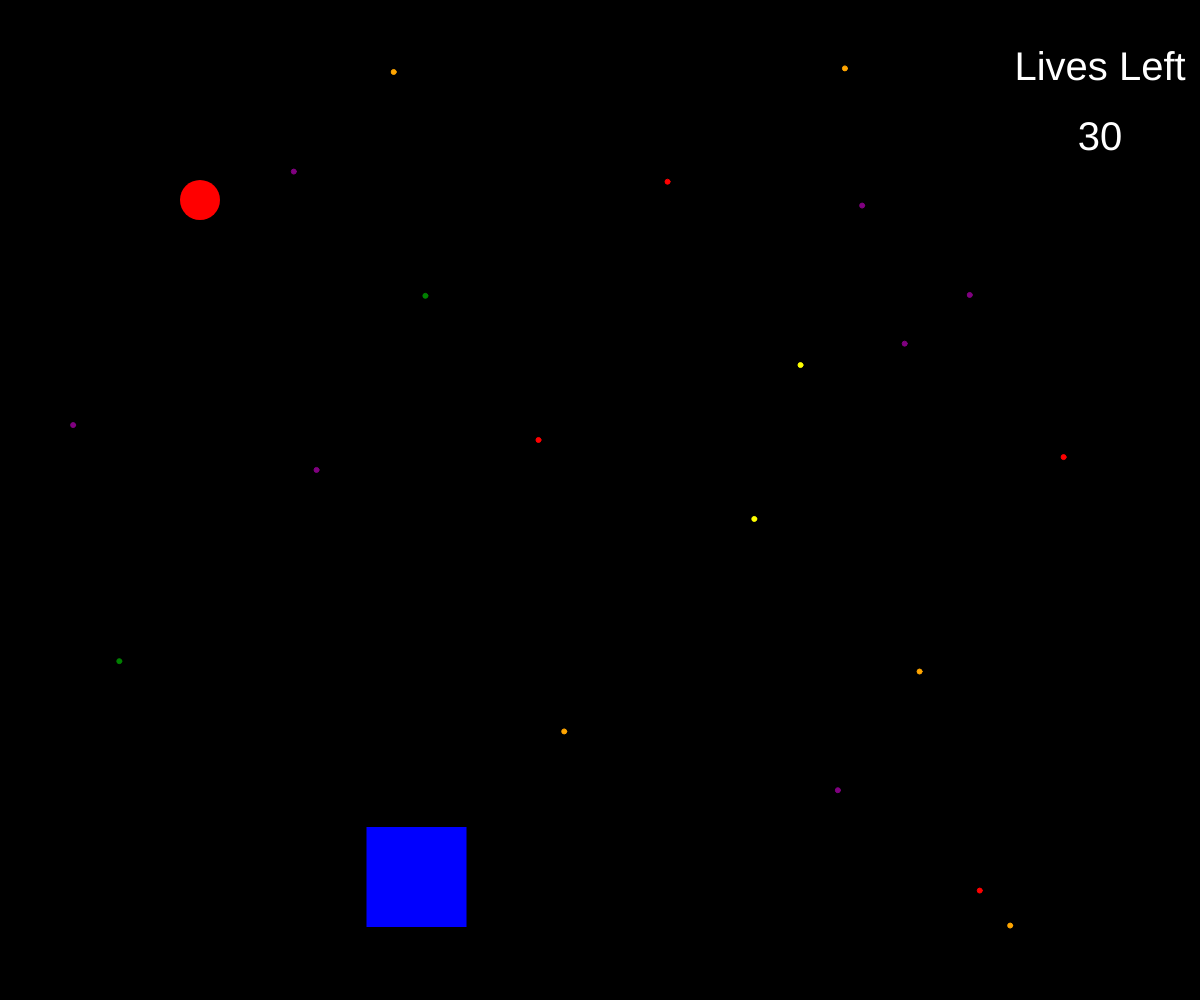
Frame 1 (no input)
Frame 60 (no input): identical to frame 1, image omitted
Frame 120 (the mouse pressed at the canvas centre since frame 60): identical to frame 1, image omitted

The p5.js sketch that drew this single still picture (run headless with seeded random() and noise() and a simulated clock; from frame 60 on, the mouse is pressed at the canvas centre):

// p5.js sketch
// ── sketch.js
// Blaviken's Lair (Version 1)
// Jienan Chen
// June 16, 2019
//
// Extra for Experts:
// - describe what you did to take this project "above and beyond"


class WeakestBoobytraps {
  constructor(x, y) {
    this.x = x;
    this.y = y;
  }

  display() {
    fill("purple");
    stroke("purple");
    ellipse(this.x, this.y, 5, 5);
  }
}

class SecondWeakestBoobytraps {
  constructor(x, y) {
    this.x = x;
    this.y = y;
  }

  display() {
    fill("orange");
    stroke("orange");
    ellipse(this.x, this.y, 5, 5);
  }
}

class MediocreBoobytraps {
  constructor(x, y) {
    this.x = x;
    this.y = y;
  }

  display() {
    ellipseMode(CENTER);
    fill("red");
    stroke("red");
    ellipse(this.x, this.y, 5, 5);
  }
}

class SecondMostPowerfulBoobytraps {
  constructor(x, y) {
    this.x = x;
    this.y = y;
  }

  display() {
    ellipseMode(CENTER);
    fill("green");
    stroke("green");
    ellipse(this.x, this.y, 5, 5);
  }
}

class MostPowerfulBoobytraps {
  constructor(x, y) {
    this.x = x;
    this.y = y;
  }

  display() {
    ellipseMode(CENTER);
    fill("yellow");
    stroke("yellow");
    ellipse(this.x, this.y, 5, 5);
  }
}

let weakestTraps = [];
let nextWeakestTraps = [];
let mediocreTraps = [];
let secondMostPowerfulTraps = [];
let best = [];

let weakestX = []; 
let weakestY = [];

let nextX = [];
let nextY = [];

let mX = [];
let mY = [];

let secondX = [];
let secondY = [];

let bestX = [];
let bestY = [];

let ellipseX;
let ellipseY;
let ballRadius;

let targetX, targetY, targetWidth, targetHeight;

let totalLives;


function setup() {
  createCanvas(windowWidth, windowHeight);
  for (let i = 0; i < 7; i++) {
    x1=random(width + 7);
    y1 = random(height -7);
    let someWeakTrap = new WeakestBoobytraps(x1, y1);
    weakestTraps.push(someWeakTrap);
    weakestX.push(x1);
    weakestY.push(y1);
    x1 = 0;
    y1 = 0;
  }
  for (let i = 0; i < 5; i++) {
    x2=random(width + 7);
    y2 = random(height -7);
    let someOtherWeakTrap = new SecondWeakestBoobytraps(x2, y2);
    nextWeakestTraps.push(someOtherWeakTrap);
    nextX.push(x2);
    nextY.push(y2);
    x2 = 0;
    y2 = 0;
  }
   for (let i = 0; i < 4; i++) {
    x3=random(width + 7);
    y3 = random(height -7);
    let someMediocreTrap = new MediocreBoobytraps(x3,y3);
    mediocreTraps.push(someMediocreTrap);
     mX.push(x3);
     mY.push(y3);
     x3 = 0;
     y3 = 0;   
  }
   for (let i = 0; i < 2; i++) {
     x4 = random(width + 13);
     y4 = random(height - 6)
    let someAlmostTrap = new SecondMostPowerfulBoobytraps(x4, y4);
    secondMostPowerfulTraps.push(someAlmostTrap);
     secondX.push(x4);
     secondY.push(y4);
     x4 = 0;
     y4 = 0;
  }
  for (let i = 0; i < 2; i++) {
    x5 = random(width + 13);
    y5 = random(height - 6);
    let someGoodTrap = new MostPowerfulBoobytraps(x5, y5);
    best.push(someGoodTrap);
    bestX.push(x5);
    bestY.push(y5);
    x5 = 0;
    y5 = 0;
  }
  
  ellipseX = 200;
  ellipseY = 200;
  ballRadius = 40;
  
  targetX = random(255, width - 100);
  targetY = random(255, height - 100);
  targetWidth = 100;
  targetHeight = 100;
  
  totalLives = 30;
}

function draw() {
  background(0);
  for (let i = 0; i< weakestTraps.length; i++) {
    weakestTraps[i].display();
  }
  for (let i = 0; i< nextWeakestTraps.length; i++) {
    nextWeakestTraps[i].display();
  }
  for (let i = 0; i< mediocreTraps.length; i++) {
    mediocreTraps[i].display();
  }
  for (let i = 0; i< secondMostPowerfulTraps.length; i++) {
   secondMostPowerfulTraps[i].display();
  }
  for (let i = 0; i< best.length; i++) {
   best[i].display();
  }
  moving();
  //hittingBoobyTraps();
  if (keyIsDown(LEFT_ARROW) || keyIsDown(RIGHT_ARROW) || keyIsDown(UP_ARROW) || keyIsDown(DOWN_ARROW)){
    detectCollision();
  }
  
  showLivesLeft();
  
  target();
  
  fate();
}

function moving() {
  fill("red");
  noStroke();
  ellipseMode(CENTER);
  ellipse(ellipseX, ellipseY, ballRadius);
  
  if (keyIsDown(LEFT_ARROW) && ellipseX >= 0) {
    ellipseX -= 8;
  }

  if (keyIsDown(RIGHT_ARROW) && ellipseX <= windowWidth) {
    ellipseX += 8;
  }

  if (keyIsDown(UP_ARROW) && ellipseY >= 0) {
    ellipseY -= 8;
  }

  if (keyIsDown(DOWN_ARROW) && ellipseY <= windowHeight) {
    ellipseY += 8;
  }
  console.log("x=",ellipseX,"y=",ellipseY)
}

// function hittingBoobyTraps() {
//    if (ellipseX === 200 && ellipseY === 200) {
//     console.log("hit");
//   }
//   else{
//     console.log("no");
//   }
//  }


function detectCollision(){
   let interval = 40- 5;
  
  for (let i = 0; i <weakestX.length; i ++){
    let distance1 = ((ellipseX - weakestX[i])**2 + (ellipseY -weakestY[i])**2)**0.5;
     if (distance1 <= interval){
      console.log(i,"1", "in the target");
       totalLives -= 2;
       ellipseX = 200;
       ellipseY = 200;
    }
      else{
      //console.log(i," out of the target");
  }
  }
  
  for (let i = 0; i <nextX.length; i ++){
    let distance2 = ((ellipseX - nextX[i])**2 + (ellipseY -nextY[i])**2)**0.5;
    if (distance2 <= interval){
      console.log(i, "2","in the target");
      totalLives -= 5;
      ellipseX = 200;
       ellipseY = 200;
    }
    else{
      //console.log(i," out of the target");
  }
  }
  
  for (let i = 0; i <mX.length; i ++){  
    let distance3 = ((ellipseX - mX[i])**2 + (ellipseY -mY[i])**2)**0.5;
     if (distance3 <= interval){
      console.log(i,"3", "in the target");
       totalLives -= 7;
       ellipseX = 200;
       ellipseY = 200;
    }
     else{
      //console.log(i," out of the target");
  }
  }
  
  for (let i = 0; i <secondX.length; i ++){  
    let distance4 = ((ellipseX - secondX[i])**2 + (ellipseY -secondY[i])**2)**0.5;
     if (distance4 <= interval){
      console.log(i,"4", "in the target");
       totalLives -= 10;
       ellipseX = 200;
       ellipseY = 200;
    }
        else{
      //console.log(i," out of the target");
  }
  }
  
  for (let i = 0; i < bestX.length; i ++){     
    let distance5 = ((ellipseX - bestX[i])**2 + (ellipseY -bestY[i])**2)**0.5;
       if (distance5 <= interval){
      console.log(i, "5","in the target");
         totalLives -= 15;
         ellipseX = 200;
         ellipseY = 200;
    }
      else{
      //console.log(i," out of the target");
  }
  }
    
    // console.log("i=",i,"xArray",i,"=",xArray[i],"yArray",i,"=",yArray[i],"eX=",eX,"eY=",eY,"distance=",distance);
    
}

function showLivesLeft(){
  // rectMode(CORNER);
  // fill(255, 255, 255, 100);
  // rect(width - 200, 0, 200, 230);
  
  textAlign(CENTER);
  textSize(40);
  fill(255);
  text("Lives Left", width - 200 /2, 80);
  text(totalLives, width - 200 / 2, 150);
}

function target(){
  rectMode(CORNER);
  fill("blue");
  rect(targetX, targetY, 100, 100);
}

function fate(){
  if (totalLives < 1){
    background(0);
  }
  
  //console.log("ellipseX=",ellipseX , "ellipseY=", ellipseY ,"targetX=", targetX,"targetX+targetWidth=" ,targetX+targetWidth, "targetY=",targetY,"targetY + targetHeight=" ,targetY + targetHeight);
  
  // console.log("leftX:",ellipseX - 20, targetX)
  // console.log("right X:",ellipseX + 20, targetWidth + targetX)
  // console.log("top Y:",ellipseY - 20 , targetY)
  // console.log("bottom Y:",ellipseY + 20 ,targetY + targetHeight)
  
  if (ellipseX - 20 > targetX && ellipseX + 20 < targetWidth + targetX && ellipseY - 20 >targetY && ellipseY + 20 < targetY + targetHeight){
    console.log("got it");
    background(255);
  }
}
